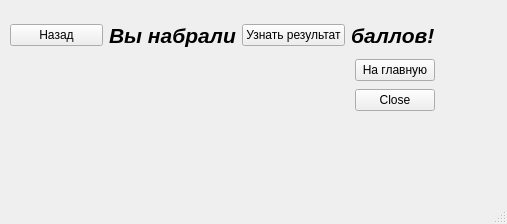
<?xml version="1.0" encoding="UTF-8"?>
<ui version="4.0">
 <class>Result_for_Test1</class>
 <widget class="QMainWindow" name="Result_for_Test1">
  <property name="geometry">
   <rect>
    <x>0</x>
    <y>0</y>
    <width>507</width>
    <height>224</height>
   </rect>
  </property>
  <property name="windowTitle">
   <string>MainWindow</string>
  </property>
  <widget class="QWidget" name="centralwidget">
   <widget class="QWidget" name="">
    <property name="geometry">
     <rect>
      <x>10</x>
      <y>20</y>
      <width>425</width>
      <height>95</height>
     </rect>
    </property>
    <layout class="QGridLayout" name="gridLayout">
     <item row="0" column="0" colspan="2">
      <layout class="QHBoxLayout" name="horizontalLayout_2">
       <item>
        <widget class="QPushButton" name="backButton_for_q10">
         <property name="text">
          <string>Назад</string>
         </property>
        </widget>
       </item>
       <item>
        <layout class="QHBoxLayout" name="horizontalLayout">
         <item>
          <widget class="QLabel" name="label">
           <property name="text">
            <string>&lt;html&gt;&lt;head/&gt;&lt;body&gt;&lt;p&gt;&lt;span style=&quot; font-size:16pt; font-weight:600; font-style:italic;&quot;&gt;Вы набрали&lt;/span&gt;&lt;/p&gt;&lt;/body&gt;&lt;/html&gt;</string>
           </property>
          </widget>
         </item>
         <item>
          <widget class="QPushButton" name="resultButton">
           <property name="text">
            <string>Узнать результат</string>
           </property>
          </widget>
         </item>
         <item>
          <widget class="QLabel" name="label_2">
           <property name="text">
            <string>&lt;html&gt;&lt;head/&gt;&lt;body&gt;&lt;p&gt;&lt;span style=&quot; font-size:16pt; font-weight:600; font-style:italic;&quot;&gt;баллов!&lt;/span&gt;&lt;/p&gt;&lt;/body&gt;&lt;/html&gt;</string>
           </property>
          </widget>
         </item>
        </layout>
       </item>
      </layout>
     </item>
     <item row="1" column="0">
      <spacer name="horizontalSpacer">
       <property name="orientation">
        <enum>Qt::Horizontal</enum>
       </property>
       <property name="sizeHint" stdset="0">
        <size>
         <width>208</width>
         <height>58</height>
        </size>
       </property>
      </spacer>
     </item>
     <item row="1" column="1">
      <layout class="QVBoxLayout" name="verticalLayout">
       <item>
        <widget class="QPushButton" name="WindowButton">
         <property name="text">
          <string>На главную</string>
         </property>
        </widget>
       </item>
       <item>
        <widget class="QPushButton" name="closeButton_for_Begin">
         <property name="text">
          <string>Close</string>
         </property>
        </widget>
       </item>
      </layout>
     </item>
    </layout>
   </widget>
  </widget>
  <widget class="QMenuBar" name="menubar">
   <property name="geometry">
    <rect>
     <x>0</x>
     <y>0</y>
     <width>507</width>
     <height>21</height>
    </rect>
   </property>
  </widget>
  <widget class="QStatusBar" name="statusbar"/>
 </widget>
 <resources/>
 <connections/>
</ui>
